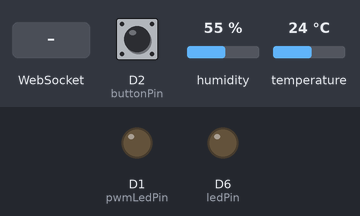
Recording of a sketch running on a simulated ESP8266 (NodeMCU). Shown: output pins drawn as LEDs (lit = HIGH). The inputs (shaded band) are chosen by the test bench; at power-on: D2 (buttonPin) LOW, humidity 55 %, temperature 24 °C. WiFi joins after 1.5 s; servers stay silent unless stated; what the sketch prints to the serial monitor is not drawn.

Above: at 2.7 s.
2.8 s: WebSocket text "toggle" received
At 3.5 s:
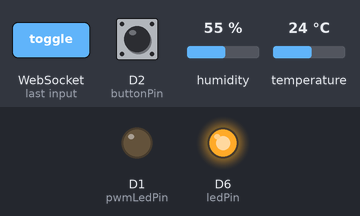
4.3 s: D2 (buttonPin) pulled HIGH for 0.15 s
At 5.3 s:
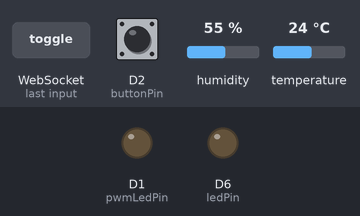
5.9 s: D2 (buttonPin) pulled HIGH for 1 s
At 6.5 s:
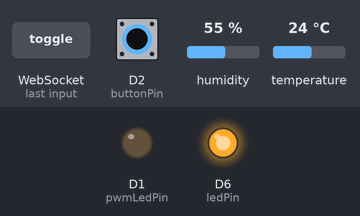
Timing chart, 0 to 8.9 s (numbered marks = the images above; inputs shaded):
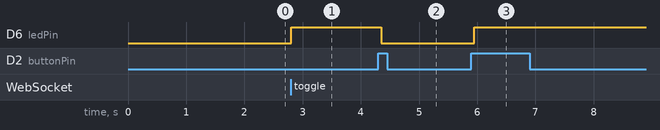

The sketch:

Tugas-04.ino
```cpp
#include <ESP8266WiFi.h>
#include <ESPAsyncTCP.h>
#include <ESPAsyncWebServer.h>
#include <DHT.h>

// =====================================================
// KONFIGURASI WIFI
// =====================================================

const char* ssid = "cacicul";
const char* password = "pakeajaa";

// =====================================================
// KONFIGURASI PIN
// =====================================================

const byte dhtPin = 2;          // D4 / GPIO2
const byte buttonPin = 4;       // D2 / GPIO4
const byte ledPin = 12;         // D6 / GPIO12 - LED ON/OFF
const byte pwmLedPin = 5;       // D1 / GPIO5 - LED PWM

DHT dht(dhtPin, DHT22);

// =====================================================
// VARIABEL
// =====================================================

bool ledState = false;

String currentTemp = "--";
String currentHum = "--";

int pwmValue = 0;

int buttonState = LOW;
int lastButtonState = LOW;

unsigned long lastDebounceTime = 0;
const unsigned long debounceDelay = 50;

unsigned long lastTime = 0;

// =====================================================
// WEB SERVER DAN WEBSOCKET
// =====================================================

AsyncWebServer server(80);
AsyncWebSocket ws("/ws");

// =====================================================
// HTML + CSS + JAVASCRIPT
// =====================================================

const char index_html[] PROGMEM = R"rawliteral(
<!DOCTYPE html>
<html>

<head>

  <meta name="viewport"
        content="width=device-width, initial-scale=1">

  <title>Smart Lighting WebSocket</title>

  <style>

    body {
      font-family: Arial;
      text-align: center;
      background: #ffffff;
    }

    .card {
      background: #f0f0f0;
      margin: 20px auto;
      padding: 20px;
      max-width: 350px;
      border-radius: 10px;
    }

    button {
      padding: 15px 30px;
      font-size: 20px;
      border-radius: 5px;
      cursor: pointer;
      color: white;
      border: none;
    }

    .btn-on {
      background-color: #4CAF50;
    }

    .btn-off {
      background-color: #f44336;
    }

    input[type=range] {
      width: 90%;
    }

    .value {
      font-size: 24px;
      font-weight: bold;
    }

  </style>

</head>

<body>

  <h1>Smart Room</h1>

  <!-- ========================================= -->
  <!-- SUHU -->
  <!-- ========================================= -->

  <div class="card">

    <h2>
      Suhu:
      <span id="tempValue">--</span>
      Celcius
    </h2>

  </div>

  <!-- ========================================= -->
  <!-- KELEMBAPAN -->
  <!-- ========================================= -->

  <div class="card">

    <h2>
      Kelembapan:
      <span id="humValue">--</span>
      %
    </h2>

  </div>

  <!-- ========================================= -->
  <!-- LED D6 ON / OFF -->
  <!-- ========================================= -->

  <div class="card">

    <h2>
      LED:
      <span id="ledStatus">OFF</span>
    </h2>

    <button
      id="toggleBtn"
      class="btn-off"
      onclick="toggleLed()">

      Turn ON

    </button>

  </div>

  <!-- ========================================= -->
  <!-- PWM SLIDER -->
  <!-- ========================================= -->

  <div class="card">

    <h2>Kontrol Intensitas Cahaya</h2>

    <p>
      Nilai PWM:
      <span id="pwmValue" class="value">0</span>
    </p>

    <input
      type="range"
      min="0"
      max="1023"
      value="0"
      id="pwmSlider"
      oninput="sendPWM(this.value)">

  </div>

  <script>

    // =========================================
    // WEBSOCKET
    // =========================================

    var gateway =
      `ws://${window.location.hostname}/ws`;

    var websocket;

    window.addEventListener(
      'load',
      onLoad
    );

    function onLoad(event) {

      initWebSocket();

    }

    function initWebSocket() {

      websocket =
        new WebSocket(gateway);

      websocket.onopen =
        onOpen;

      websocket.onclose =
        onClose;

      websocket.onmessage =
        onMessage;

    }

    function onOpen(event) {

      console.log(
        'WebSocket Terkoneksi'
      );

    }

    function onClose(event) {

      console.log(
        'WebSocket Terputus'
      );

      setTimeout(
        initWebSocket,
        2000
      );

    }

    // =========================================
    // KONTROL LED ON / OFF
    // =========================================

    function toggleLed() {

      websocket.send(
        'toggle'
      );

    }

    // =========================================
    // KONTROL PWM
    // =========================================

    function sendPWM(value) {

      document.getElementById(
        'pwmValue'
      ).innerHTML = value;

      websocket.send(
        'pwm,' + value
      );

    }

    // =========================================
    // MENERIMA DATA DARI NODEMCU
    // =========================================

    function onMessage(event) {

      var dataObj =
        JSON.parse(event.data);

      // -------------------------------
      // SUHU
      // -------------------------------

      if (
        dataObj.suhu !== undefined
      ) {

        document.getElementById(
          'tempValue'
        ).innerHTML =
          dataObj.suhu;

      }

      // -------------------------------
      // KELEMBAPAN
      // -------------------------------

      if (
        dataObj.hum !== undefined
      ) {

        document.getElementById(
          'humValue'
        ).innerHTML =
          dataObj.hum;

      }

      // -------------------------------
      // LED ON / OFF
      // -------------------------------

      if (
        dataObj.led !== undefined
      ) {

        var btn =
          document.getElementById(
            'toggleBtn'
          );

        var status =
          document.getElementById(
            'ledStatus'
          );

        if (
          dataObj.led == "1"
        ) {

          status.innerHTML =
            "ON";

          btn.innerHTML =
            "Turn OFF";

          btn.className =
            "btn-on";

        }

        else {

          status.innerHTML =
            "OFF";

          btn.innerHTML =
            "Turn ON";

          btn.className =
            "btn-off";

        }

      }

      // -------------------------------
      // PWM
      // -------------------------------

      if (
        dataObj.pwm !== undefined
      ) {

        document.getElementById(
          'pwmValue'
        ).innerHTML =
          dataObj.pwm;

        document.getElementById(
          'pwmSlider'
        ).value =
          dataObj.pwm;

      }

    }

  </script>

</body>

</html>
)rawliteral";

// =====================================================
// MENGIRIM DATA KE SEMUA CLIENT
// =====================================================

void notifyClients() {

  String jsonString =
    "{\"led\":\"" +
    String(ledState ? 1 : 0) +
    "\", ";

  jsonString +=
    "\"suhu\":\"" +
    currentTemp +
    "\", ";

  jsonString +=
    "\"hum\":\"" +
    currentHum +
    "\", ";

  jsonString +=
    "\"pwm\":\"" +
    String(pwmValue) +
    "\"}";

  ws.textAll(
    jsonString
  );

}

// =====================================================
// MENERIMA PESAN WEBSOCKET
// =====================================================

void handleWebSocketMessage(
  void *arg,
  uint8_t *data,
  size_t len
) {

  AwsFrameInfo *info =
    (AwsFrameInfo*)arg;

  if (
    info->final &&
    info->index == 0 &&
    info->len == len &&
    info->opcode == WS_TEXT
  ) {

    data[len] = 0;

    String message =
      String((char*)data);

    // =========================================
    // KONTROL LED ON / OFF
    // =========================================

    if (
      message == "toggle"
    ) {

      ledState =
        !ledState;

      notifyClients();

    }

    // =========================================
    // KONTROL PWM
    // Format: pwm,512
    // =========================================

    else if (
      message.startsWith("pwm,")
    ) {

      String valueString =
        message.substring(4);

      int value =
        valueString.toInt();

      // Membatasi nilai PWM
      // dari 0 sampai 1023

      value =
        constrain(
          value,
          0,
          1023
        );

      pwmValue =
        value;

      analogWrite(
        pwmLedPin,
        pwmValue
      );

      notifyClients();

    }

  }

}

// =====================================================
// EVENT WEBSOCKET
// =====================================================

void onEvent(
  AsyncWebSocket *server,
  AsyncWebSocketClient *client,
  AwsEventType type,
  void *arg,
  uint8_t *data,
  size_t len
) {

  switch (type) {

    case WS_EVT_CONNECT:

      Serial.printf(
        "Client WebSocket #%u terhubung\n",
        client->id()
      );

      notifyClients();

      break;

    case WS_EVT_DISCONNECT:

      Serial.printf(
        "Client WebSocket #%u terputus\n",
        client->id()
      );

      break;

    case WS_EVT_DATA:

      handleWebSocketMessage(
        arg,
        data,
        len
      );

      break;

  }

}

// =====================================================
// SETUP
// =====================================================

void setup() {

  Serial.begin(
    115200
  );

  // -------------------------------
  // PIN TOMBOL
  // -------------------------------

  pinMode(
    buttonPin,
    INPUT
  );

  // -------------------------------
  // LED ON / OFF D6
  // -------------------------------

  pinMode(
    ledPin,
    OUTPUT
  );

  digitalWrite(
    ledPin,
    LOW
  );

  // -------------------------------
  // LED PWM D1
  // -------------------------------

  pinMode(
    pwmLedPin,
    OUTPUT
  );

  analogWrite(
    pwmLedPin,
    0
  );

  // -------------------------------
  // SENSOR DHT
  // -------------------------------

  dht.begin();

  // -------------------------------
  // WIFI
  // -------------------------------

  WiFi.mode(
    WIFI_STA
  );

  WiFi.begin(
    ssid,
    password
  );

  Serial.print(
    "Menghubungkan WiFi"
  );

  while (
    WiFi.status() != WL_CONNECTED
  ) {

    delay(500);

    Serial.print(
      "."
    );

  }

  Serial.println();

  Serial.println(
    "WiFi Terhubung"
  );

  Serial.println(
    "IP Address: " +
    WiFi.localIP().toString()
  );

  // -------------------------------
  // WEB SERVER
  // -------------------------------

  server.on(
    "/",
    HTTP_GET,
    [](AsyncWebServerRequest *request) {

      request->send_P(
        200,
        "text/html",
        index_html
      );

    }
  );

  // -------------------------------
  // WEBSOCKET
  // -------------------------------

  ws.onEvent(
    onEvent
  );

  server.addHandler(
    &ws
  );

  server.begin();

  Serial.println(
    "Web Server dimulai"
  );

}

// =====================================================
// LOOP
// =====================================================

void loop() {

  // Membersihkan client WebSocket
  ws.cleanupClients();

  // =========================================
  // LED D6 ON / OFF
  // =========================================

  digitalWrite(
    ledPin,
    ledState ? HIGH : LOW
  );

  // =========================================
  // MEMBACA PUSH BUTTON
  // =========================================

  int reading =
    digitalRead(
      buttonPin
    );

  if (
    reading != lastButtonState
  ) {

    lastDebounceTime =
      millis();

  }

  if (
    (millis() - lastDebounceTime)
    > debounceDelay
  ) {

    if (
      reading != buttonState
    ) {

      buttonState =
        reading;

      // Tombol ditekan = HIGH

      if (
        buttonState == HIGH
      ) {

        ledState =
          !ledState;

        notifyClients();

      }

    }

  }

  lastButtonState =
    reading;

  // =========================================
  // MEMBACA DHT SETIAP 3 DETIK
  // =========================================

  if (
    (millis() - lastTime)
    > 3000
  ) {

    float t =
      dht.readTemperature();

    float h =
      dht.readHumidity();

    if (
      !isnan(t)
    ) {

      currentTemp =
        String(t);

    }

    if (
      !isnan(h)
    ) {

      currentHum =
        String(h);

    }

    // Kirim data ke browser
    notifyClients();

    lastTime =
      millis();

  }

}
```

Measured:
- after the input at 2.8 s, D6 (ledPin): LOW → HIGH at once
- after the input at 4.3 s, D6 (ledPin): HIGH → LOW after 0.05 s
- after the input at 5.9 s, D6 (ledPin): LOW → HIGH after 0.05 s
